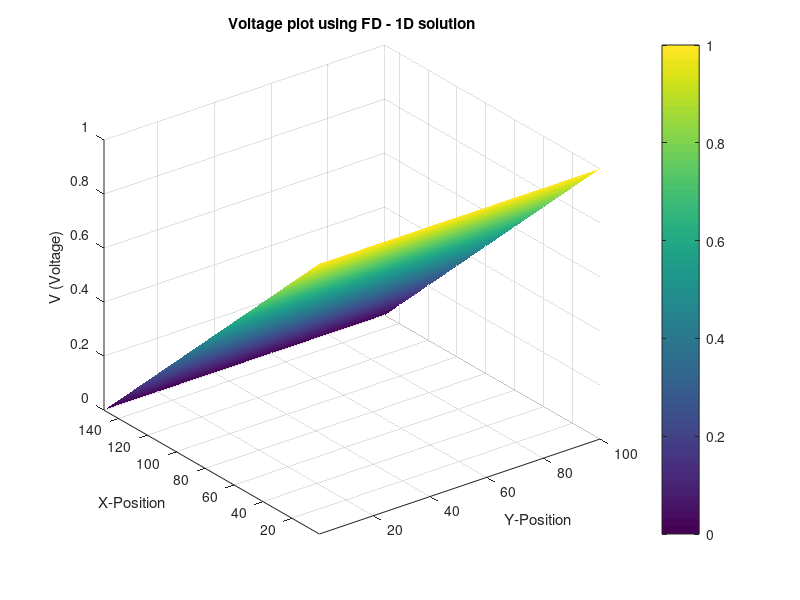

Reproduce this figure in MATLAB. (Note: this script raises an error after producing the figure.)
%{
Author : Maharshi Gurjar
Elec 4700 Assignment 2 -  Finite Difference Method 
Part 1  
%}
%%
%Part 1 - A
clc; close all; clear;
set(0, 'DefaultFigureWindowStyle', 'docked')

%Initalize size of mesh
nx = 150;
ny = 100;
%Initalize G and V matrix
G = sparse(nx*ny,nx*ny);
V = zeros(nx*ny,1);
V0=1;
%The G matrix is filled in using a loop using the FD method
for i = 1:nx
    for j = 1:ny
        n = j + (i-1)*ny;
        if i == 1 
            G(n,:) = 0;
            G(n,n) = 1;
            V(n) = 1;
        elseif i == nx 
            G(n,:) = 0;
            G(n,n) = 1;
            V(n) = 0;
        elseif j == 1 
            G(n, :) = 0;
            G(n, n) = -3;
            G(n, n+1) = 1;
            G(n, n+ny) = 1;
            G(n, n-ny) = 1;
        elseif j == ny
            G(n, n) = -3;
            G(n, n-1) = 1;
            G(n, n+ny) = 1;
            G(n, n-ny) = 1;
        else
            G(n, n) = -4;
            G(n, n+1) = 1;
            G(n, n-1) = 1;
            G(n, n+ny) = 1;
            G(n, n-ny) = 1;
        end
    end 
end

V = G\V;
Soln = zeros(nx,ny,1);
for i=1:nx
    for j=1:ny
        Soln(i,j) = V(j+(i-1)*ny);
    end
end
figure('Name','1D FD Solution')
surf(Soln,'edgecolor','none')
title('Voltage plot using FD - 1D solution')
xlabel('Y-Position')
ylabel('X-Position')
zlabel('V (Voltage)')
axis tight
cb=colorbar;
cb.Label.String = 'Voltage';
cb.Location = 'eastoutside';
view(-120,35)
%saveas(gcf,fullfile('D:\School Work\ELEC 4700\My 4700 Code\Assignment 2\Figures','Part11DPlot.png'),'png')
%%
%Part 1-B
%Initalize size of mesh
%Initalize G and V matrix
G2 = sparse(nx*ny,nx*ny);
V2 = zeros(nx*ny,1);

%The G matrix is filled in using a loop using the FD method
for x = 1:nx
    for y = 1:ny
        n = y + (x-1)*ny;
    
        if x == 1
            G2(n,:) = 0;
            G2(n, n) = 1;
            V2(n) = 1;
        elseif x == nx
            G2(n,:) = 0;
            G2(n, n) = 1;
            V2(n) = 1;
        elseif y == 1
            G2(n,:) = 0;
            G2(n, n) = 1;
        elseif y == ny
            G2(n,:) = 0;
            G2(n, n) = 1;
        else
            G2(n, n) = -4;
            G2(n, n+1) = 1;
            G2(n, n-1) = 1;
            G2(n, n+ny) = 1;
            G2(n, n-ny) = 1;
        end
    end
end

V2 = G2\V2;
Soln2 = zeros(nx,ny,1);
for i=1:nx
    for j=1:ny
        Soln2(i,j) = V2(j+(i-1)*ny);
    end
end
figure('Name','2D FD Solution')
surf(Soln2,'edgecolor','none')
title('Voltage plot using FD - 2D solution')
xlabel('X-Position')
ylabel('Y-Position')
zlabel('V (Voltage)')
cb=colorbar;
cb.Label.String = 'Voltage';
cb.Location = 'eastoutside';
axis tight
view(-120,35)
%saveas(gcf,fullfile('D:\School Work\ELEC 4700\My 4700 Code\Assignment 2\Figures','Part12DPlot.png'),'png')
%%
%Analytical solution
x = linspace(-nx/2,nx/2,nx);
y = linspace(0,ny,ny);
[i,j] = meshgrid(x,y);
AnalyticalSoln = sparse(ny,nx);
for n = 1:2:300
   AnalyticalSoln = AnalyticalSoln + cosh(n*pi*i/ny).*sin(n*pi*j/ny)./(n*cosh(n*pi*nx/2/ny));
   figure(3)
   surf(x,y,(4/pi)*AnalyticalSoln)
   title('Voltage plot using FD - 2D solution')
   xlabel('X-Position')
   ylabel('Y-Position')
   zlabel('V (Voltage)')
   cb=colorbar;
   cb.Label.String = 'Voltage';
   cb.Location = 'eastoutside';
   axis tight
   view(3)
   pause(0.1)
end
%saveas(gcf,fullfile('D:\School Work\ELEC 4700\My 4700 Code\Assignment 2\Figures','Part12DAnalyticalPlot.png'),'png')